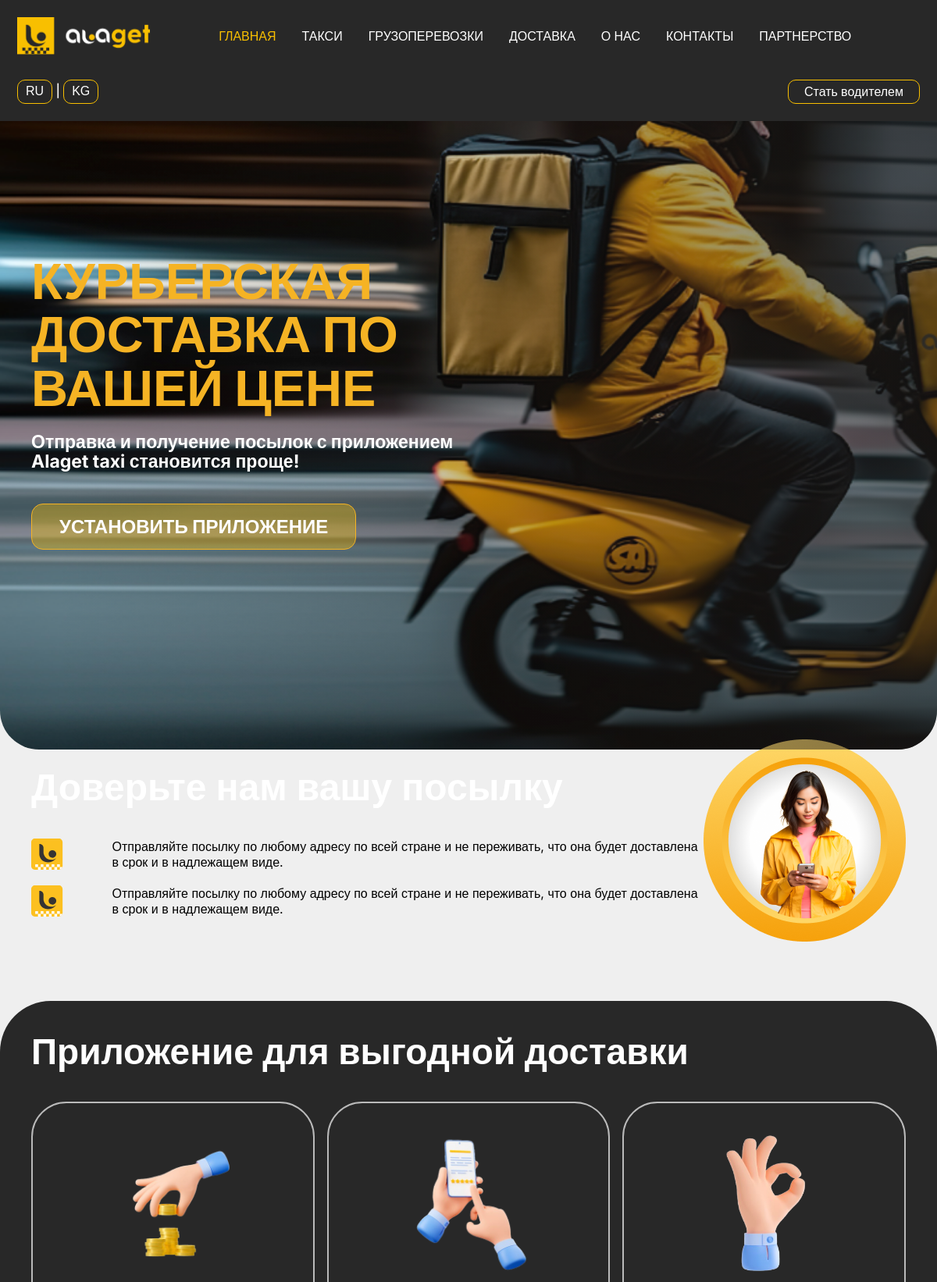
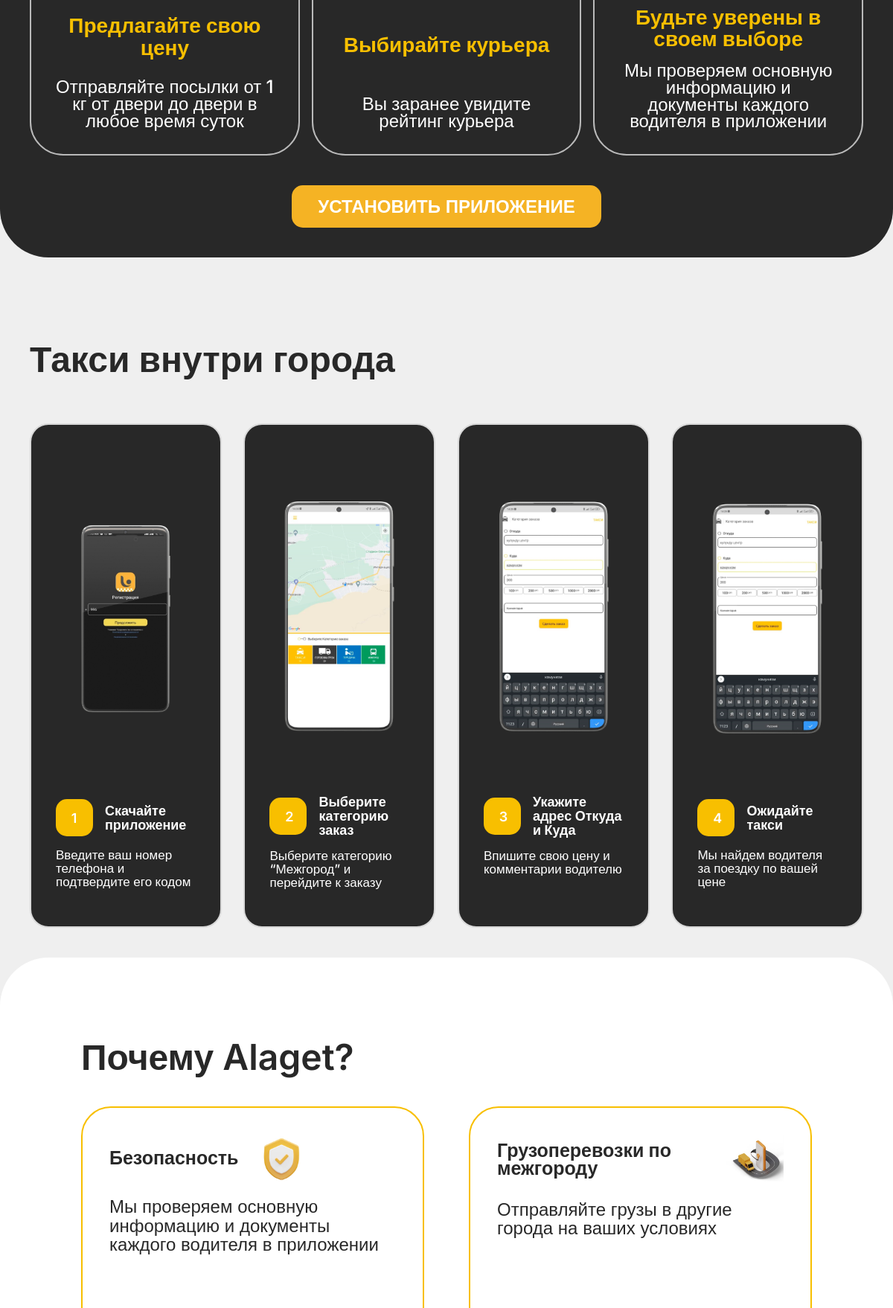
The page /ru/delivery/ (upper part) on the database its author committed (2 pictures, top to bottom).
### apps/base/models.py (models this page shows, shortened)
class Settings(models.Model):
    title = models.CharField(
        max_length=255,
        verbose_name='Заголовок сайта №1',
        blank=True, null=True
    )
    title2 = models.CharField(
        max_length=255,
        verbose_name='Заголовок сайта №2',
        blank=True, null=True
    )
    descriptions = models.TextField(
        verbose_name='Описание сайта',
        blank=True, null=True
    )
    banner_image = models.ImageField(
        upload_to='image/',
        verbose_name="Фото баннера",
        blank=True, null=True
    )
    banner_image2 = models.ImageField(
        upload_to='image/',
        verbose_name="Фото баннера2",
        blank=True, null=True
    )
    logo = models.ImageField(
        upload_to='image/',
        verbose_name='Лого фото',
        blank=True, null=True
    )
    advantage1 = models.CharField(
        max_length=255,
        verbose_name='Преимущества №1',
        blank=True, null=True
    )
    advantage2 = models.CharField(
        max_length=255,
        verbose_name='преимущества №2',
        blank=True, null=True
    )
    advantage3 = models.CharField(
        max_length=255,
        verbose_name='преимущества №3',
        blank=True, null=True
    )
    made_title = models.CharField(
        max_length=255,
        verbose_name='Где сделано?',
        blank=True, null=True
    )
    made_descriptions = models.CharField(
        max_length=255,
        verbose_name='Описание где сделано',
        blank=True, null=True
    )
    install = models.CharField(
        max_length=255,
        verbose_name='Установить приложение',
        blank=True, null=True
    )
    slug = models.SlugField(
        max_length=255,
        unique=True,
        db_index=True,
        blank=True, null=True
    )
    class Meta:
        verbose_name = 'Настройка страницы главная'
        verbose_name_plural = 'Настройки главная'

class Base(models.Model):
    title1 = models.CharField(
        max_length=255,
        verbose_name='ГЛАВНАЯ',
        blank=True, null=True
    )
    title2 = models.CharField(
        max_length=255,
        verbose_name='ТАКСИ',
        blank=True, null=True
    )
    title3 = models.CharField(
        max_length=255,
        verbose_name='ГРУЗОПЕРЕВОЗКИ',
        blank=True, null=True
    )
    title4 = models.CharField(
        max_length=255,
        verbose_name='ДОСТАВКА',
        blank=True, null=True
    )
    title5 = models.CharField(
        max_length=255,
        verbose_name='О НАС',
        blank=True, null=True
    )
    title6 = models.CharField(
        max_length=255,
        verbose_name='КОНТАКТЫ',
        blank=True, null=True
    )
    title7 = models.CharField(
        max_length=255,
        verbose_name='Стать водителем',
        blank=True, null=True
    )
    title8 = models.CharField(
        max_length=255,
        verbose_name='РАБОТА В АЛАГЕТ',
        blank=True, null=True
    )
    title9 = models.CharField(
        max_length=255,
        verbose_name='ПАРТНЕРСТВО',
        blank=True, null=True
    )
    descriptions = models.CharField(
        max_length=255,
        verbose_name='Footer text',
        blank=True, null=True
    )
    req = models.CharField(
        max_length=255,
        verbose_name='Пользовательское соглашение',
        blank=True, null=True
    )
    req2 = models.CharField(
        max_length=255,
        verbose_name='Политика конфиденциальности',
        blank=True, null=True
    )
    req3 = models.CharField(
        max_length=255,
        verbose_name='Лицензионное соглашение',
        blank=True, null=True
    )
    slug = models.SlugField(
        max_length=255,
        unique=True,
        db_index=True,
        blank=True, null=True
    )
    class Meta:
        verbose_name = 'Страницы'
        verbose_name_plural = 'Страницы'

class OrderIntercity(models.Model):
    title = models.CharField(
        max_length=255,
        verbose_name='Заголовок',
        blank=True, null=True
    )
    numbers = models.CharField(
        max_length=255,
        verbose_name='Номерация',
        blank=True, null=True
    )
    descriptions = models.TextField(
        verbose_name='Описание',
        blank=True, null=True
    )
    image = models.ImageField(
        upload_to='image/',
        verbose_name='Фото',
        blank=True, null=True
    )
    slug = models.SlugField(
        max_length=255,
        unique=True,
        db_index=True,
        blank=True, null=True
    )
    class Meta:
        verbose_name = 'Как заказать такси межгород?'
        verbose_name_plural = 'Как заказать такси внутри межгород?'

class Why(models.Model):
    why = models.CharField(
        max_length=255,
        verbose_name='Вопрос'
    )
    title = models.CharField(
        max_length=255,
        verbose_name='Заголовок',
        blank=True, null=True
    )
    descriptions = models.TextField(
        verbose_name='Описание',
        blank=True, null=True
    )
    image = models.ImageField(
        upload_to='image/',
        verbose_name='Иконка',
        blank=True, null=True
    )
    slug = models.SlugField(
        max_length=255,
        unique=True,
        db_index=True,
        blank=True, null=True
    )
    class Meta:
        verbose_name = 'Почему Alaget?'
        verbose_name_plural = 'Почему Alaget?'

### apps/delivery/models.py (models this page shows, shortened)
class Delivery(models.Model):
    title = models.CharField(
        max_length=255,
        verbose_name='Заголовок доставки',
        blank=True, null=True
    )
    descriptions = models.TextField(
        verbose_name='Описание доставки',
        blank=True, null=True
    )
    banner_image = models.ImageField(
        upload_to='image/',
        verbose_name="Фото баннера",
        blank=True, null=True
    )
    trust_title = models.CharField(
        max_length=255,
        verbose_name='Заголовок доверие'
    )
    trust_descriptions = models.TextField(
        verbose_name='Описание доверие'
    )
    trust_descriptions2 = models.TextField(
        verbose_name='Описание доверие №2'
    )
    trust_image = models.ImageField(
        upload_to='image/',
        verbose_name='фото'
    )
    slug = models.SlugField(
        max_length=255,
        unique=True,
        db_index=True,
        blank=True, null=True
        )
    class Meta:
        verbose_name = 'Найстрока страницы доставка'
        verbose_name_plural = 'Найстрока страницы доставка'

class Favorabledelivery(models.Model):
    title_base = models.CharField(
        max_length=255,
        verbose_name="Заголовок Приложение для выгодной доставки",
        blank=True, null=True
    )
    title = models.CharField(
        max_length=255,
        verbose_name="заголовок",
        blank=True, null=True
    )
    descriptions = models.TextField(
        verbose_name="описание"
    )
    image = models.ImageField(
        upload_to="image/",
        blank= True, null=True
    )
    slug = models.SlugField(
        max_length=255,
        unique=True,
        db_index=True,
        blank=True, null=True
        )
    class Meta:
        verbose_name = 'Приложение для выгодной доставки'
        verbose_name_plural = 'Приложение для выгодной доставки'

### apps/taxi/models.py (models this page shows, shortened)
class Taxi(models.Model):
    title = models.CharField(
        max_length=255,
        verbose_name='Заголовок сайта №1',
        blank=True, null=True
    )
    title2 = models.CharField(
        max_length=255,
        verbose_name='Заголовок сайта №2',
        blank=True, null=True
    )
    descriptions = models.TextField(
        verbose_name='Описание сайта',
        blank=True, null=True
    )
    banner_image = models.ImageField(
        upload_to='image/',
        verbose_name="Фото баннера",
        blank=True, null=True
    )
    advantage1 = models.CharField(
        max_length=255,
        verbose_name='Преимущества №1',
        blank=True, null=True
    )
    advantage2 = models.CharField(
        max_length=255,
        verbose_name='преимущества №2',
        blank=True, null=True
    )
    advantage3 = models.CharField(
        max_length=255,
        verbose_name='преимущества №3',
        blank=True, null=True
    )
    title_order = models.CharField(
        max_length=255,
        verbose_name='Как заказать такси внутри города?',
        blank=True, null=True
    )
    title_order2 = models.CharField(
        max_length=255,
        verbose_name='Как заказать такси межгород?',
        blank=True, null=True
    )
    slug = models.SlugField(
        max_length=255,
        unique=True,
        db_index=True,
        blank=True, null=True
        )
    class Meta:
        verbose_name = 'Настройка страницы такси'
        verbose_name_plural = 'Настройки такси'

### apps/delivery/views.py (the view)
# urls.py: path('delivery/', delivery, name="delivery"),
def delivery(request):
    title = "Доставка"
    delivery = Delivery.objects.latest('id')
    settings = Settings.objects.latest('id')
    profitable = Profitable.objects.all()
    typestaxi = TypesTaxi.objects.all()
    taxi = Taxi.objects.latest('id')
    orderintercity = OrderIntercity.objects.all()
    whys = Why.objects.latest('id')
    why = Why.objects.all().order_by('?')[:3]
    earn = Earn.objects.latest('id')
    base = Base.objects.latest('id')
    favorabledelivery = Favorabledelivery.objects.all()[:3]
    favorabledeliverys = Favorabledelivery.objects.latest('id')
    return render(request, 'delivery.html', locals())

### templates/delivery.html (shortened to what this page needs)
{%extends 'homepage.html'%}
{%load static%}
{%block content%}
{% include 'include/header.html' %}
  <main id="main" class="main">
    <img id="myElement" class="Mainbackround" src="{{delivery.banner_image.url}}" alt="" />
    <div class="overlay"></div>
    <div class=" taxi mainTitle">
      <h2 class="yellow">{{delivery.title}}</h2>
      <h3 class="white">
        {{delivery.descriptions}}
      </h3>
      <div class="mainButton borderYellow"><a href="https://play.google.com/store/apps/details?id=com.alaget.taxi2&pcampaignid=web_share">{{settings.install}}</a></div>
    </div>
  </main>
  <section class="cardgoProof deliveryFlex">
    <div class="leftInfo">
      <h1 style="font-size: 48px;">{{delivery.trust_title}}</h1>
      <br>
      <br>
      <div class="cardFlex">
        <img height="40px" src="{% static 'assets/icons/_2254536808176.svg' %}" alt="">
        <p>{{delivery.trust_descriptions}}</p>
      </div>
      <br>
      <div class="cardFlex">
        <img height="40px" src="{% static 'assets/icons/_2254536808176.svg' %}" alt="">
        <p>{{delivery.trust_descriptions2}}</p>
      </div>
    </div>
    <div class="rightInfo">
      <img src="{{delivery.trust_image.url}}" alt="">
    </div>
  </section>
  <section class="darkSection">
    <section class="cardgoProof">
      <h1 class="">{{favorabledeliverys.title_base}}</h1>
      <br>
      <br>
      <div class="cardgoProofContiner">
        {% for favorabledelivery in favorabledelivery %}
        <div class="cargoCard">
          <div><img src="{{favorabledelivery.image.url}}" alt=""></div>
          <h1>{{favorabledelivery.title}}</h1>
          <h2 class="white">{{favorabledelivery.descriptions}}</h2>
        </div>
        {% endfor %}
      </div>
      <div class="centerChild">
        <button class="orangeBGbutton"> <a href="https://play.google.com/store/apps/details?id=com.alaget.taxi2&pcampaignid=web_share">{{settings.install}}</a></button>
      </div>
    </section>
  </section>
  <br><br>
  <section class="instructionSection">
    <h1>{{taxi.title_order2}}</h1>
    <br><br><br>
    <div class="instructionContainer">
      {% for orderintercity in orderintercity %}
      <div class="instructionCard Dark">
        <div class="instrukionImage"><img src="{{orderintercity.image.url}}" alt=""></div>
        <h1 class="white">
          <div class="stepItem white">
            <div>{{orderintercity.numbers}}</div>
          </div>{{orderintercity.title}}
        </h1>
        <p class='white'>{{orderintercity.descriptions}}</p>
      </div>
      {% endfor %}
    </div>
  </section>
  <section class="Proof">
    <div class="ProofContiner">
      <h1>{{whys.why}}</h1>
      <br />
      <br />
      <div class="proofList">
        {% for why in why %}
        <div class="proofListItem">
          <div class="proofItemTop">
            <h1>{{why.title}}</h1>
            <img src="{{why.image.url}}" alt="" />
          </div>
          <br />
          <div class="proofItemMain">
            <p>{{why.descriptions}}
            </p>
          </div>
        </div>
        {% endfor %}
      </div>
    </div>
  </section>
{%endblock%}

### templates/include/header.html (shortened to what this page needs)
{% load static i18n%}
  <header class="header">
    <nav>
      <div class="logo"><img src="{{settings.logo.url}}" alt="" /></div>
      <ul class="desc">
        <a href="{% url 'index' %}">
          <li class="active">{{base.title1}}</li>
        </a>
        <a href="{% url 'taxi' %}">
          <li>{{base.title2}}</li>
        </a>
        <a href="{% url 'cargo' %}">
          <li>{{base.title3}} </li>
        </a>
        <a href="{% url 'delivery' %}">
          <li>{{base.title4}}</li>
        </a>
        <a href="{% url 'about' %}">
          <li>{{base.title5}}</li>
        </a>
        <a href="{% url 'contact' %}">
          <li>{{base.title6 }}</li>
        </a>
        <a href="{% url 'partners' %}">
          <li>{{base.title9}}</li>
        </a>
      </ul>
      <div class="translate">
        <button class="loacithionBth"><span class="language-switch" data-language="ru">RU</span></button>
        <span>|</span>
        <button class="loacithionBth"><span class="language-switch" data-language="kg">KG</span></button>
    </div>
      <div class="beTaksist">
        <a href="{% url 'betaxist' %}">
          <p>{{base.title7}}</p>
        </a>
      </div>
    </nav>
  </header>

### rows shown on the page
Settings: logo (picture), install "УСТАНОВИТЬ ПРИЛОЖЕНИЕ"
Base: title1 "ГЛАВНАЯ", title2 "ТАКСИ", title3 "ГРУЗОПЕРЕВОЗКИ", title4 "ДОСТАВКА", title5 "О НАС", title6 "КОНТАКТЫ", title9 "ПАРТНЕРСТВО", title7 "Стать водителем"
Delivery: banner_image (picture), title "КУРЬЕРСКАЯ ДОСТАВКА ПО ВАШЕЙ ЦЕНЕ", descriptions "Отправка и получение посылок с приложением Alaget taxi становится проще!", trust_descriptions "Отправляйте посылку по любому адресу по всей стране и не переживать, что она будет доставлена в срок и в надлежащем виде.", trust_descriptions2 "Отправляйте посылку по любому адресу по всей стране и не переживать, что она будет доставлена в срок и в надлежащем виде.", trust_image (picture)
Favorabledelivery: title_base "Приложение для выгодной доставки", image (picture), title "Будьте уверены в своем выборе", descriptions "Мы проверяем основную информацию и документы каждого водителя в приложении"
Favorabledelivery: image (picture), title "Предлагайте свою цену", descriptions "Отправляйте посылки от 1 кг от двери до двери в любое время суток"
Favorabledelivery: image (picture), title "Выбирайте курьера", descriptions "Вы заранее увидите рейтинг курьера"
Taxi: title_order2 "Такси внутри города"
OrderIntercity: image (picture), numbers "1", title "Скачайте приложение", descriptions "Введите ваш номер телефона и подтвердите его кодом"
OrderIntercity: image (picture), numbers "2", title "Выберите категорию заказ", descriptions "Выберите категорию “Межгород” и перейдите к заказу"
OrderIntercity: image (picture), numbers "3", title "Укажите адрес Откуда и Куда", descriptions "Впишите свою цену и комментарии водителю"
OrderIntercity: image (picture), numbers "4", title "Ожидайте такси", descriptions "Мы найдем водителя за поездку по вашей цене"
Why: why "Почему Alaget?", title "Безопасность", image (picture), descriptions "Мы проверяем основную информацию и документы каждого водителя в приложении"
Why: title "Грузоперевозки по межгороду", image (picture), descriptions "Отправляйте грузы в другие города на ваших условиях"
